Frame 1 (no input): blank canvas, image omitted
Frame 60 (the mouse pressed at the canvas centre just before this capture): blank canvas, image omitted
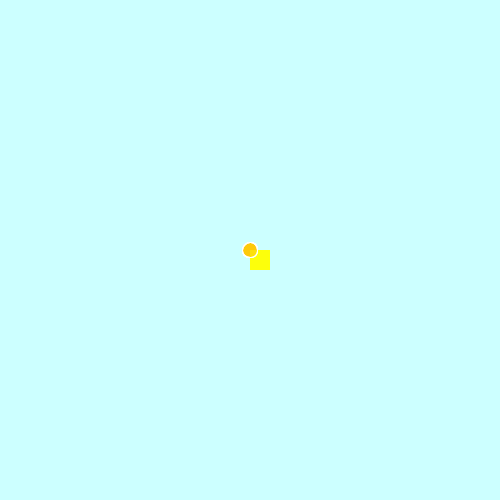
Frame 120 (the mouse held since frame 60 and released just before this capture)

The Processing sketch whose frames 1 and 60 were blank and that drew this single picture after the mouse press (run headless with seeded random() and noise(); from frame 60 on, the mouse is pressed at the canvas centre):

// Processing sketch: processing_2012
// ── processing_2012.pde

boolean isDrawing = false;

void setup (){
  size (500, 500);
  background (#CCFFFF);
  smooth ();
};

void draw(){
  if (isDrawing) {
    noStroke ();
    
    fill (random (300, 200), random (300, 10), random (10,10), 55);
    rect (mouseX, mouseY, random (20,20), random (20,20) );
    
    fill (random (280, 10), random (200, 10), random (10,10), 55);
    stroke (#FFFFFF);
    ellipse (mouseX, mouseY, 15, 15);
    
    
  }
  
};

void mousePressed() {
  isDrawing = !isDrawing;
  
};
